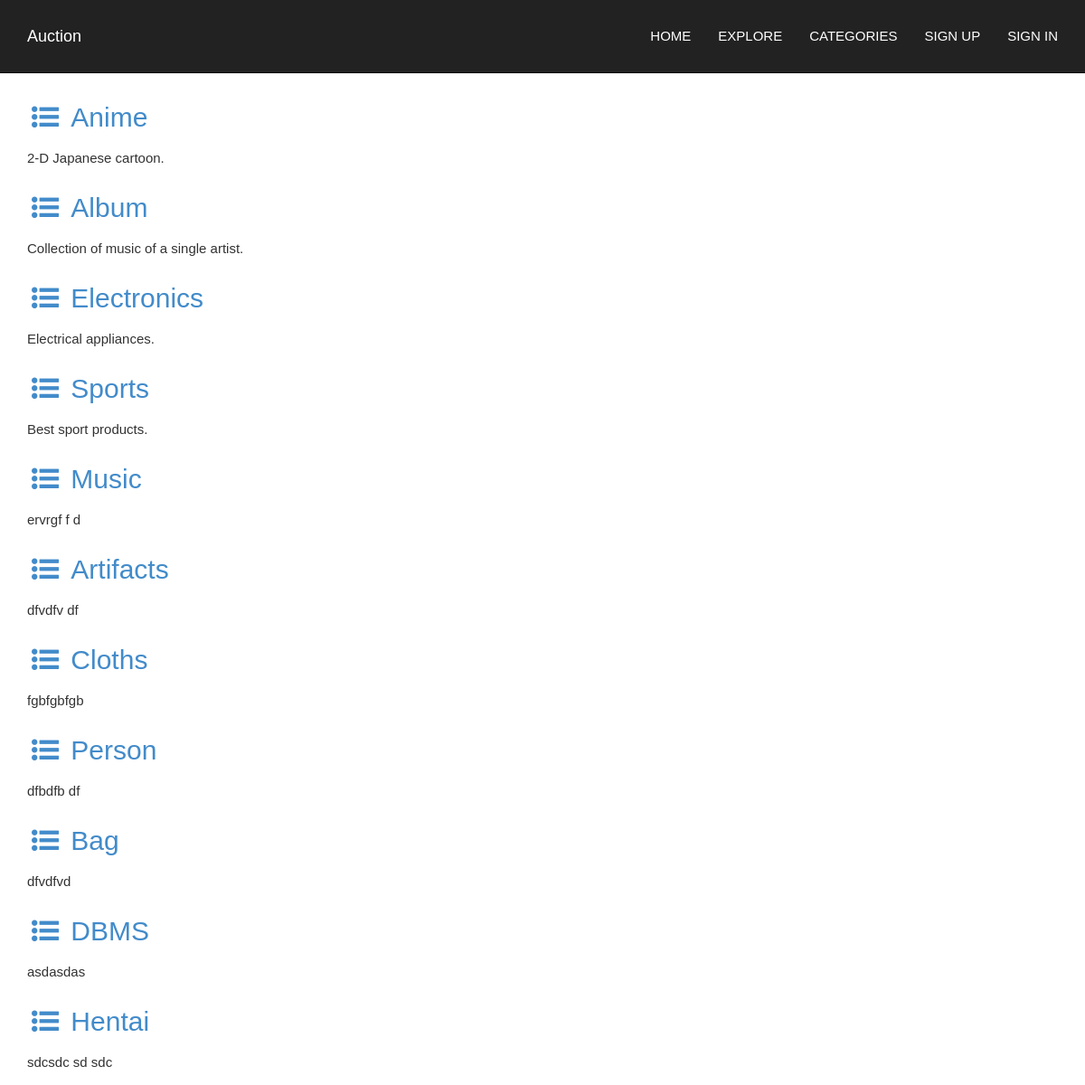
Page /categories/ on the committed database.
### bidding/models.py (models this page shows, shortened)
class ItemCategory(models.Model):
    title = models.CharField(max_length=100)
    description = models.TextField(blank=True)
    parent = models.ForeignKey('self', blank=True, null=True)

### bidding/views.py (the view)
# urls.py: url(r'^categories/$', view_categories, name='view_categories'),
def view_categories(request):
    categories = ItemCategory.objects.all()
    return render(request, 'bidapp/view_categories.html', {'categories': categories})

### bidding/templates/bidapp/view_categories.html (shortened to what this page needs)
{% extends 'bidapp/base.html' %}
{% load staticfiles %}
{% block body %}
    {% for category in categories %}
        <h2><a href="{% url 'view_category' category.pk %}"><i class="fa fa-list-ul" aria-hidden="true"></i>&nbsp;{{ category.title }}</a></h2>
        <p>{{ category.description|safe }}</p>
    {% endfor %}
{% endblock %}

### bidding/static/css/style.css (style rules this page uses)
body { font-family: 'Source Sans Pro', sans-serif; line-height: 1.5; color: #323232; font-size: 15px; font-weight: 400; text-rendering: optimizeLegibility; -webkit-font-smoothing: antialiased; -moz-font-smoothing: antialiased; }
i.fa { padding:5px; }
p { font-weight:300; line-height:30px; }

### rows in the picture
ItemCategory: title "Anime", description "2-D Japanese cartoon."
ItemCategory: title "Album", description "Collection of music of a single artist."
ItemCategory: title "Electronics", description "Electrical appliances."
ItemCategory: title "Sports", description "Best sport products."
ItemCategory: title "Music", description "ervrgf f d"
ItemCategory: title "Artifacts", description "dfvdfv df"
ItemCategory: title "Cloths", description "fgbfgbfgb"
ItemCategory: title "Person", description "dfbdfb df"
ItemCategory: title "Bag", description "dfvdfvd"
ItemCategory: title "DBMS", description "asdasdas"
ItemCategory: title "Hentai", description "sdcsdc sd sdc"
